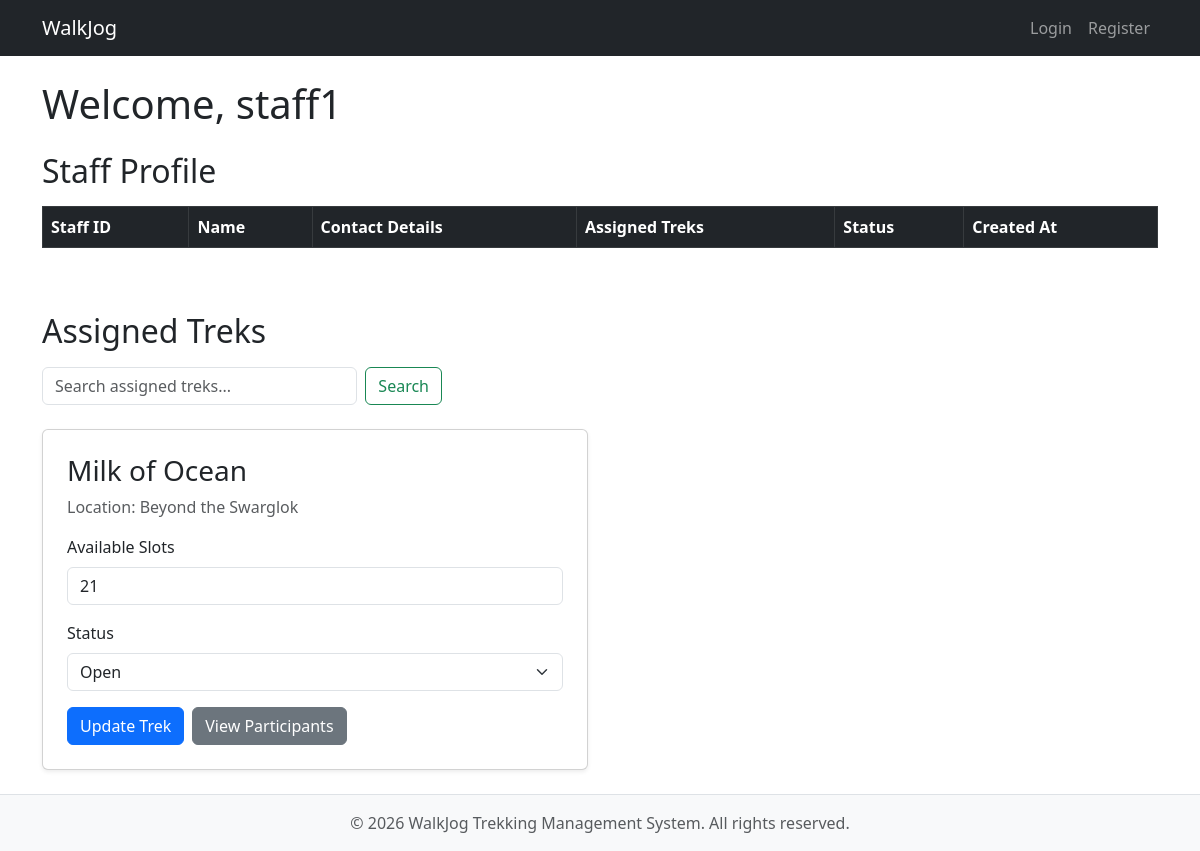
/staff/dashboard/staff1, run on an earlier commit of the app's database.
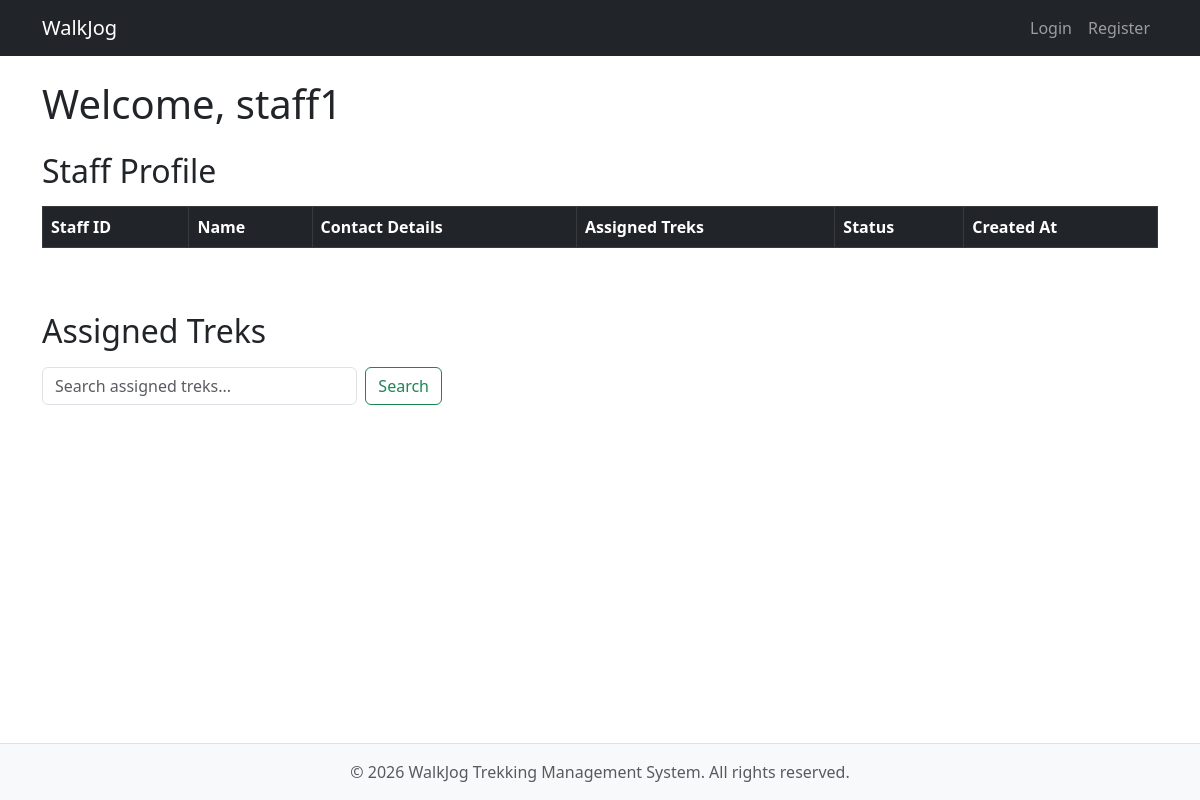
And on a later commit of the database.
### models.py (models this page shows)
class Trek(db.Model):
    __tablename__ = 'treks'
    trek_id = db.Column(
        db.Integer,
        primary_key=True
    )
    trek_name = db.Column(
        db.String(100),
        nullable=False
    )
    location = db.Column(
        db.String(100),
        nullable=False
    )
    difficulty = db.Column(
        db.String(20),
        nullable=False
    )
    available_slots = db.Column(
        db.Integer,
        nullable=False
    )
    duration = db.Column(
        db.Integer,
        nullable=True
    )
    status = db.Column(
        db.String(20),
        default='Pending'
    )
    start_date = db.Column(
        db.Date
    )
    end_date = db.Column(
        db.Date
    )
    is_blacklisted = db.Column(
        db.Boolean,
        default=False
    )
    staff_id = db.Column(
        db.Integer,
        db.ForeignKey('staff_profile.staff_id'),
        nullable=True
    )

### app.py (the view)
@app.route("/staff/dashboard/<username>")
def staff_dashboard(username):
    user = Users.query.filter_by(username=username).first_or_404()
    staff_data = StaffProfile.query.filter_by(staff_id=user.id).all()
    trek_data = Trek.query.filter_by(staff_id=user.id).all()
    return render_template('staff_dashboard.html', username=username, staff_profiles=staff_data, treks=trek_data )

### templates/staff_dashboard.html (shortened to what this page needs)
{% extends "base.html" %}
{% block content %}
<h1 class="mb-4">Welcome, {{ username }}</h1>
<h2 class="mb-3">Staff Profile</h2>
<div class="table-responsive mb-5">
<table class="table table-bordered table-striped">
    <thead class="table-dark">
        <tr>
            <th>Staff ID</th>
            <th>Name</th>
            <th>Contact Details</th>
            <th>Assigned Treks</th>
            <th>Status</th>
            <th>Created At</th>
        </tr>
    </thead>
</table>
</div>
<h2 class="mb-3">Assigned Treks</h2>
<form method="GET" class="d-flex mb-4" style="max-width: 400px;">
    <input class="form-control me-2" type="text" name="search" placeholder="Search assigned treks..." value="{{ request.args.get('search', '') }}">
    <button class="btn btn-outline-success" type="submit">Search</button>
</form>
<div class="row">
{% set query = request.args.get('search', '').lower() %}
{% for trek in treks %}
{% if not query or query in trek.trek_name.lower() or query in trek.location.lower() %}
<div class="col-md-6 mb-4">
    <form action="{{ url_for('update_trek', trek_id=trek.trek_id) }}" method="post" class="card p-4 shadow-sm h-100">
        <h3 class="card-title">{{ trek.trek_name }}</h3>
        <p class="card-text text-muted">Location: {{ trek.location }}</p>
        <div class="mb-3">
            <label class="form-label">Available Slots</label>
            <input type="number" class="form-control" name="available_slots" value="{{ trek.available_slots }}">
        </div>
        <div class="mb-3">
            <label class="form-label">Status</label>
            <select name="status" class="form-select">
                <option value="Open" {% if trek.status == 'Open' %}selected{% endif %}>Open</option>
            </select>
        </div>
        <div class="mt-auto d-flex gap-2">
            <button type="submit" class="btn btn-primary">Update Trek</button>
            <a href="{{ url_for('trek_users', trek_id=trek.trek_id) }}" class="btn btn-secondary">View Participants</a>
        </div>
    </form>
</div>
{% endif %}
{% endfor %}
</div>
{% endblock content %}

What changed in the data, as far as the page shows it:
no longer on this page (row edited): Trek: trek_name "Milk of Ocean", location "Beyond the Swarglok", available_slots "21"
